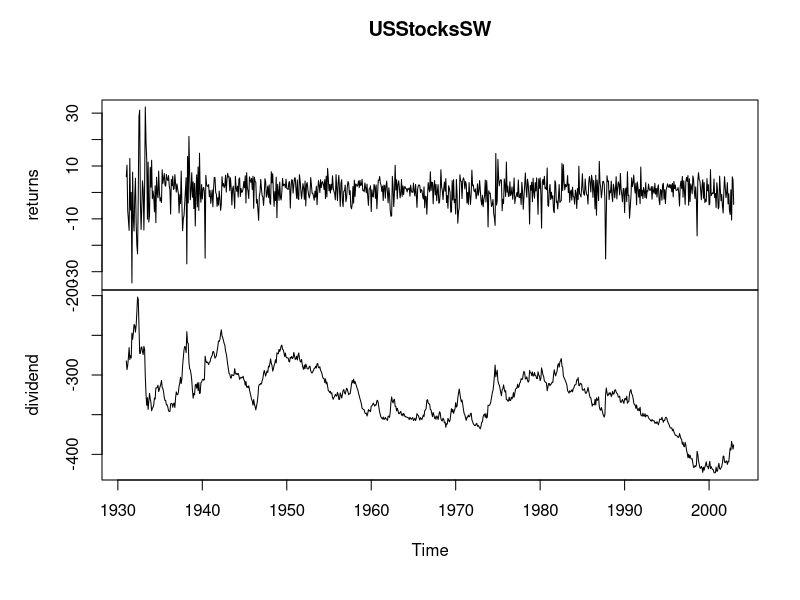

This chart was generated by the following R code:
library(AER)


### Name: USStocksSW
### Title: Monthly US Stock Returns (1931-2002, Stock & Watson)
### Aliases: USStocksSW
### Keywords: datasets

### ** Examples

data("USStocksSW")
plot(USStocksSW)

## Stock and Watson, p. 540, Table 14.3
library("dynlm")
fm1 <- dynlm(returns ~ L(returns), data = USStocksSW, start = c(1960,1))
coeftest(fm1, vcov = sandwich)
fm2 <- dynlm(returns ~ L(returns, 1:2), data = USStocksSW, start = c(1960,1))
waldtest(fm2, vcov = sandwich)
fm3 <- dynlm(returns ~ L(returns, 1:4), data = USStocksSW, start = c(1960,1))
waldtest(fm3, vcov = sandwich)

## Stock and Watson, p. 574, Table 14.7
fm4 <- dynlm(returns ~ L(returns) + L(d(dividend)), data = USStocksSW, start = c(1960, 1))
fm5 <- dynlm(returns ~ L(returns, 1:2) + L(d(dividend), 1:2), data = USStocksSW, start = c(1960,1))
fm6 <- dynlm(returns ~ L(returns) + L(dividend), data = USStocksSW, start = c(1960,1))
